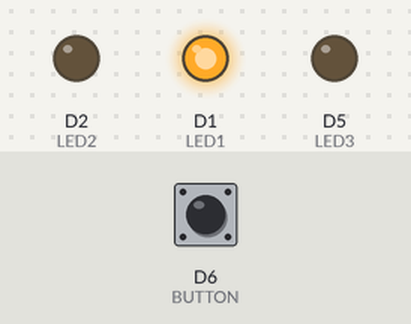
The sketch below on a simulated ESP8266 (NodeMCU). Shown: output pins drawn as LEDs (lit = HIGH). The inputs (shaded band) are chosen by the test bench; at power-on: D6 (BUTTON) HIGH.

Above: at 1.2 s.
1.3 s: D6 (BUTTON) pulled LOW for 0.15 s
At 2.5 s:
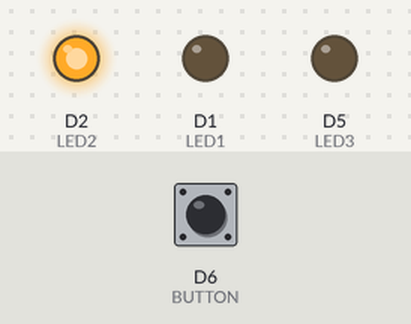
2.9 s: D6 (BUTTON) pulled LOW for 1 s
At 3.7 s:
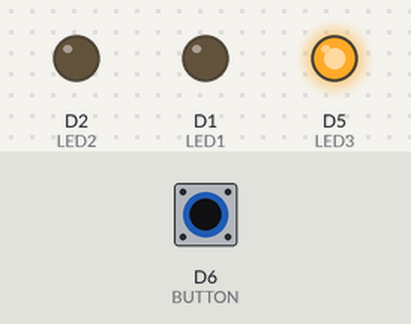
5.4 s: D6 (BUTTON) pulled LOW for 3.2 s
At 6.8 s:
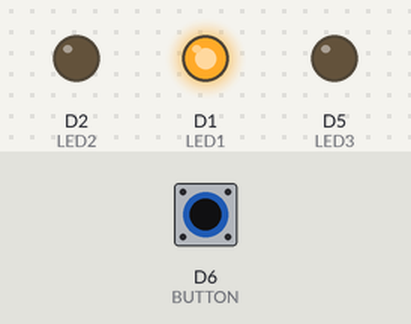
Timing chart, 0 to 8.4 s (numbered marks = the images above; inputs shaded):
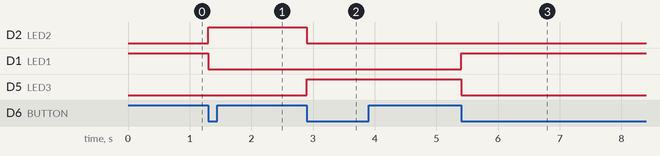

Measured:
- after the input at 1.3 s, D2 (LED2): LOW → HIGH at once; D1 (LED1): HIGH → LOW at once
- after the input at 2.9 s, D2 (LED2): HIGH → LOW at once; D5 (LED3): LOW → HIGH at once
- after the input at 5.4 s, D1 (LED1): LOW → HIGH at once; D5 (LED3): HIGH → LOW at once

The sketch:

123.ino
```cpp
#define LED1 D1
#define LED2 D2
#define LED3 D5
#define BUTTON D6
int state = 0;
void setup() {
  pinMode(LED1, OUTPUT);
  pinMode(LED2, OUTPUT);
  pinMode(LED3, OUTPUT);
  pinMode(BUTTON, INPUT_PULLUP);
  digitalWrite(LED1, HIGH);
  digitalWrite(LED2, LOW);
  digitalWrite(LED3, LOW);
}
void loop() {
  if (digitalRead(BUTTON) == LOW) {
    state++;
    if (state > 2) {
      state = 0;
    }
    if (state == 0) {
      digitalWrite(LED1, HIGH);
      digitalWrite(LED2, LOW);
      digitalWrite(LED3, LOW);
    }
    else if (state == 1) {
      digitalWrite(LED1, LOW);
      digitalWrite(LED2, HIGH);
      digitalWrite(LED3, LOW);
    }
    else if (state == 2) {
      digitalWrite(LED1, LOW);
      digitalWrite(LED2, LOW);
      digitalWrite(LED3, HIGH);
    }
    while (digitalRead(BUTTON) == LOW) {
      delay(10);
    }
    delay(50);
  }
}
```
